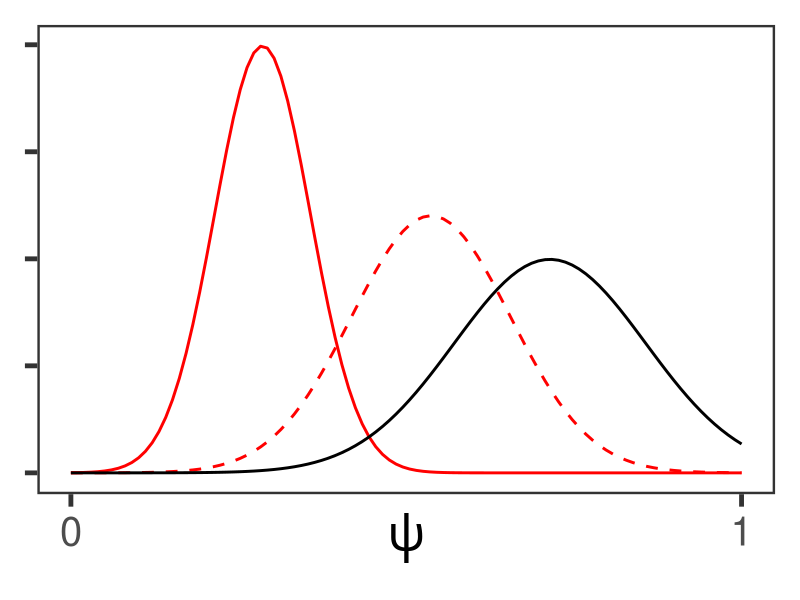
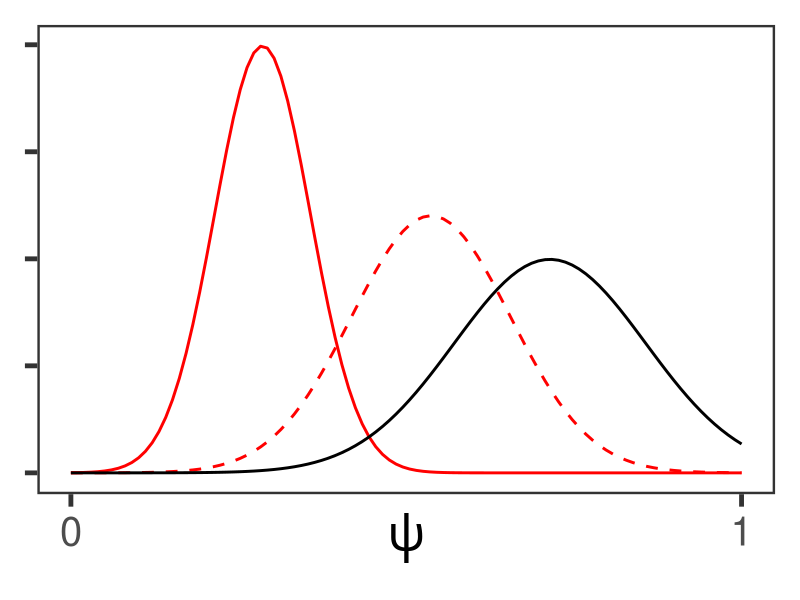

These figures' R source, in order:
# Logarithmic pooling of priors (Gaussian)
# Fall 2020
# From Leo Bastos & Luiz Max Carvalho (2019) and Malta et al. (2010)

library(tidyverse)

# Define functions
pool_par_gauss <- function(alpha, m, v){
  ## same as pool_par(), but for the Gaussian distribution
  ## alpha = vector of weights
  ## Takes in MEANS and VARIANCES and outputs MEAN and SD (for plotting reasons)
  ws <- alpha/v
  vstar <-  1/sum(ws)
  mstar <- sum(ws*m) * vstar
  c(mstar, sqrt(vstar))
}

stat_gauss <- function(p, alpha = .95){
  # returns the mean and 100*alpha% quantiles
  c( p[1], qnorm( c((1-alpha)/2, (1+alpha)/2), p[1], p[2]))
}

############
K <- 2 # Number of priors to aggregate
mv <- c(0,3) # Vector of means
sv <- c(0.5, 1) # Vector of standard deviations

# Equal weights
alphaEqual <- rep(1/K, K)

#Unequal weights
alphaEqual <- c(.15, 0.85)

ab.Equal.star <- pool_par_gauss(alphaEqual, mv, sv^2)

# Plot
ggplot()+
  stat_function(fun = dnorm, n = 100, size = 1, color = "red",
                args = list(mean = ab.Equal.star[1], 
                            sd = ab.Equal.star[2]), linetype = "dashed")+
  stat_function(fun = dnorm, n = 100,  size = 1, color = "red",
                args = list(mean = mv[1], sd = sv[1]))+
  stat_function(fun = dnorm, n = 100, 
                args = list(mean = mv[2], sd = sv[2]), size = 1)+
  labs(x = expression(psi))+
  scale_x_continuous(limits = c(-2, 5), breaks = c(-2, 5),
                     labels = c("0", "1"))+
  theme_bw(base_size = 36)+
  theme(panel.grid = element_blank(), axis.title.y = element_blank(),
        axis.text.y = element_blank(),
        axis.title.x = element_text(margin = margin(t = -30, b = 0,
                                                       r = 0, l = 0)))

ggsave(file = "Example_agg.jpeg")
  

